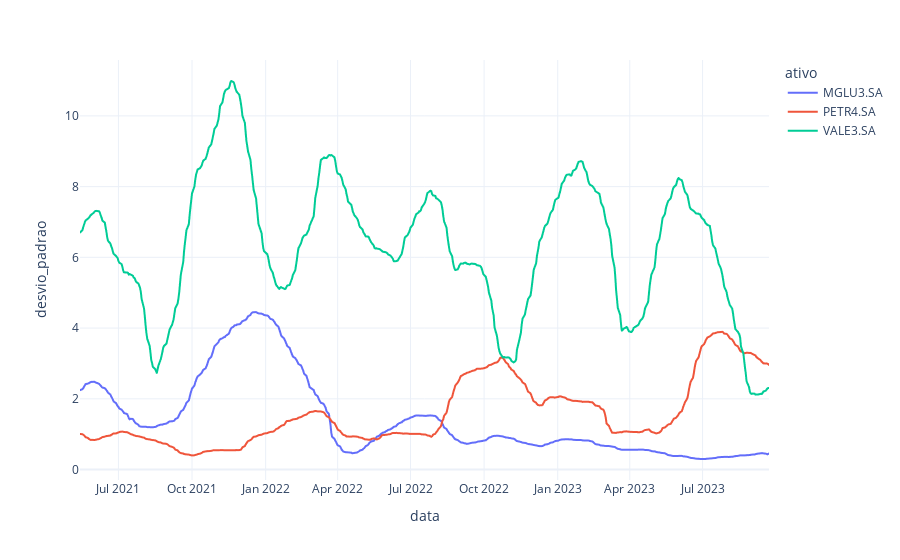

Source (notebook cell):
### Code cell
#Plotagem Desvio Padrão
fig = px.line(df_desvio_fechamento_vertical, x='data', y='desvio_padrao', color='ativo', template='plotly_white')
fig.show()

### Figure 1 — Plotly figure (JSON) as saved in the notebook; plotly's stock layout.template omitted (floating-point values rounded to 4 significant figures; data arrays with more than 128 entries replaced by an {"elided": "..."} marker saying what was removed)
{"data": [{"hovertemplate": "ativo=MGLU3.SA<br>data=%{x}<br>desvio_padrao=%{y}<extra></extra>", "legendgroup": "MGLU3.SA", "line": {"color": "#636efa", "dash": "solid"}, "marker": {"symbol": "circle"}, "mode": "lines", "name": "MGLU3.SA", "showlegend": true, "type": "scattergl", "x": {"elided": "591 str values"}, "xaxis": "x", "y": {"elided": "591 float values"}, "yaxis": "y"}, {"hovertemplate": "ativo=PETR4.SA<br>data=%{x}<br>desvio_padrao=%{y}<extra></extra>", "legendgroup": "PETR4.SA", "line": {"color": "#EF553B", "dash": "solid"}, "marker": {"symbol": "circle"}, "mode": "lines", "name": "PETR4.SA", "showlegend": true, "type": "scattergl", "x": {"elided": "591 str values"}, "xaxis": "x", "y": {"elided": "591 float values"}, "yaxis": "y"}, {"hovertemplate": "ativo=VALE3.SA<br>data=%{x}<br>desvio_padrao=%{y}<extra></extra>", "legendgroup": "VALE3.SA", "line": {"color": "#00cc96", "dash": "solid"}, "marker": {"symbol": "circle"}, "mode": "lines", "name": "VALE3.SA", "showlegend": true, "type": "scattergl", "x": {"elided": "591 str values"}, "xaxis": "x", "y": {"elided": "591 float values"}, "yaxis": "y"}], "layout": {"legend": {"title": {"text": "ativo"}, "tracegroupgap": 0}, "margin": {"t": 60}, "xaxis": {"anchor": "y", "domain": [0, 1], "title": {"text": "data"}}, "yaxis": {"anchor": "x", "domain": [0, 1], "title": {"text": "desvio_padrao"}}}}
